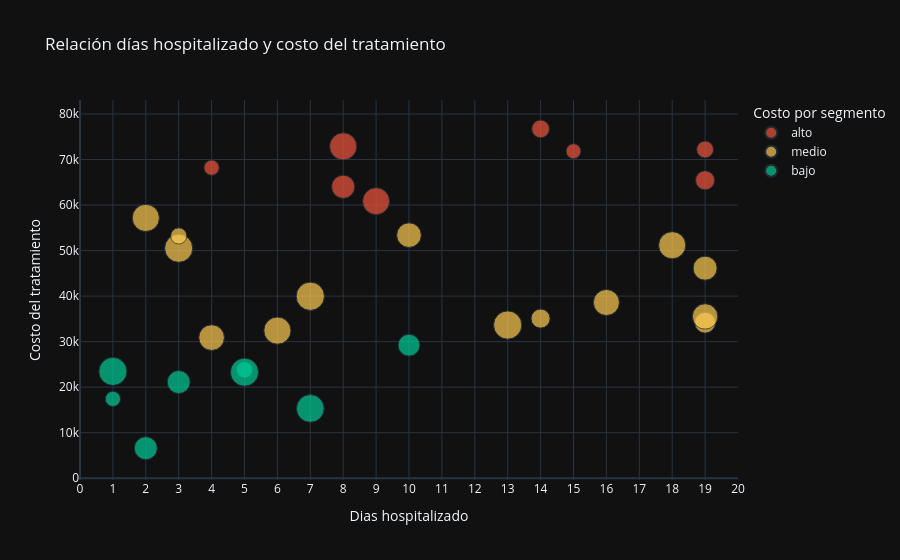

Notebook source saved alongside this figure:
### Code cell
import plotly.express as px

fig1 = px.scatter(
    df,
    x= 'dias_hospitalizado',
    y='costo_tratamiento',
    color='segmento_costo',
    color_discrete_map={
                 'alto': "#EF553B",
                 'medio' : '#FECB52',
                 'bajo': "#00CC96"
                 
             },
    template='plotly_dark',
    title='Relación días hospitalizado y costo del tratamiento',
    labels={
        'costo_tratamiento' : 'Costo del tratamiento',
        'segmento_costo' : 'Costo por segmento',
        'dias_hospitalizado' : 'Dias hospitalizado',
        'alto' : 'alto costo'
    },
    category_orders={"segmento_costo": ["alto", "medio", "bajo"]},
    size = 'edad'
    )

fig1.update_xaxes(
    range=[0, 20],      
    dtick=1             
)

fig1.show()

### Figure 1 — Plotly figure (JSON) as saved in the notebook; plotly's stock layout.template omitted (floating-point values rounded to 4 significant figures)
{"data": [{"hovertemplate": "Costo por segmento=alto<br>Dias hospitalizado=%{x}<br>Costo del tratamiento=%{y}<br>edad=%{marker.size}<extra></extra>", "legendgroup": "alto", "marker": {"color": "#EF553B", "size": [53, 73, 22, 36, 28, 23, 31, 72], "sizemode": "area", "sizeref": 0.1975, "symbol": "circle"}, "mode": "markers", "name": "alto", "orientation": "v", "showlegend": true, "type": "scatter", "x": [8, 8, 15, 19, 19, 4, 14, 9], "xaxis": "x", "y": [64014, 72887, 71834, 65432, 72207, 68208, 76725, 60848], "yaxis": "y"}, {"hovertemplate": "Costo por segmento=medio<br>Dias hospitalizado=%{x}<br>Costo del tratamiento=%{y}<br>edad=%{marker.size}<extra></extra>", "legendgroup": "medio", "marker": {"color": "#FECB52", "size": [73, 43, 57, 60, 64, 78, 79, 65, 67, 73, 26, 79, 73, 36], "sizemode": "area", "sizeref": 0.1975, "symbol": "circle"}, "mode": "markers", "name": "medio", "orientation": "v", "showlegend": true, "type": "scatter", "x": [2, 19, 19, 10, 19, 3, 13, 4, 16, 6, 3, 7, 18, 14], "xaxis": "x", "y": [57170, 34156, 46134, 53387, 35529, 50508, 33641, 30886, 38598, 32417, 53211, 39966, 51172, 35064], "yaxis": "y"}, {"hovertemplate": "Costo por segmento=bajo<br>Dias hospitalizado=%{x}<br>Costo del tratamiento=%{y}<br>edad=%{marker.size}<extra></extra>", "legendgroup": "bajo", "marker": {"color": "#00CC96", "size": [78, 26, 76, 78, 52, 52, 23, 47], "sizemode": "area", "sizeref": 0.1975, "symbol": "circle"}, "mode": "markers", "name": "bajo", "orientation": "v", "showlegend": true, "type": "scatter", "x": [1, 5, 7, 5, 2, 3, 1, 10], "xaxis": "x", "y": [23456, 23806, 15317, 23288, 6595, 21119, 17420, 29218], "yaxis": "y"}], "layout": {"legend": {"itemsizing": "constant", "title": {"text": "Costo por segmento"}, "tracegroupgap": 0}, "title": {"text": "Relación días hospitalizado y costo del tratamiento"}, "xaxis": {"anchor": "y", "domain": [0, 1], "dtick": 1, "range": [0, 20], "title": {"text": "Dias hospitalizado"}}, "yaxis": {"anchor": "x", "domain": [0, 1], "title": {"text": "Costo del tratamiento"}}}}
